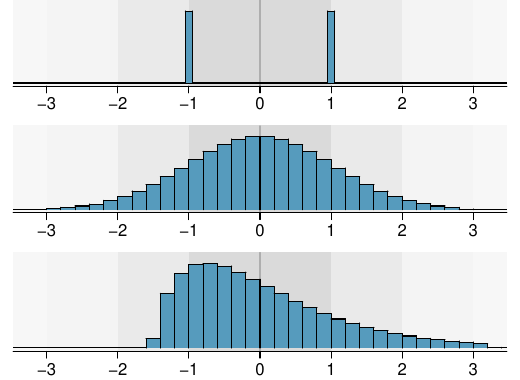

Recreate this plot in R.
library(openintro)
data(COL)
pdf("severalDiffDistWithSdOf1.pdf", 5.2, 3.8)


x1 <- rep(0:1, c(10,10))
x1 <- (x1-mean(x1))/sd(x1)
x2 <- qnorm(seq(0.0025,0.9975, 0.00049))
x2 <- (x2-mean(x2))/sd(x2)
x3 <- qchisq(seq(0.01,0.98, 0.0005), 4)
x3 <- (x3-mean(x3))/sd(x3)

drawSDs <- function(m = 0, s = 1) {
  abline(v = m, col = '#00000033')
  rect(m - s, -5, m + s, 500,
       col = '#00000025',
       border = '#00000000')
  rect(m + s, -5, m + 2 * s, 500,
       col = '#00000015', border = '#00000000')
  rect(m - s, -5, m - 2 * s, 500,
       col = '#00000015', border = '#00000000')
  rect(m + 2 * s, -5, m + 3 * s, 500,
       col = '#0000000B', border = '#00000000')
  rect(m - 2 * s, -5, m - 3 * s, 500,
       col = '#0000000B', border = '#00000000')
  rect(m + 4 * s, -5, m + 3 * s, 500,
       col = '#00000008', border = '#00000000')
  rect(m - 4 * s, -5, m - 3 * s, 500,
       col = '#00000008', border = '#00000000')
}

xR <- c(-1, 1) * max(c(x1, x2, x3))
par(mfrow = c(3, 1),
    mar = c(3, 1, 0, 1),
    mgp = c(2.7, 1, 0))
histPlot(x1,
         breaks = c(-1.05, -0.95, 0.95, 1.05),
         xlim = xR,
         ylim = c(0, 5.6),
         axes = FALSE,
         xlab = '',
         border = TRUE,
         lty = 1,
         probability = TRUE)
drawSDs()
histPlot(x1,
         breaks = c(-1.05, -0.95, 0.95, 1.05),
         add = TRUE,
         probability = TRUE,
         col = COL[1],
         ylim = c(0, 0.75))
axis(1, at = -4:4, cex.axis = 1.5)
par(mar = c(3,1,0,1),
    mgp = c(2.7,1,0))
histPlot(x2,
         breaks = 25,
         xlim = xR,
         axes = FALSE,
         xlab = '',
         border = TRUE,
         lty = 1,
         probability = TRUE,
         ylim = c(0, 0.43))
drawSDs()
histPlot(x2,
         breaks = 25,
         add = TRUE,
         probability = TRUE,
         col = COL[1])
axis(1, at = -4:4, cex.axis = 1.5)
par(mar = c(2.1,1,0,1),
    mgp = c(2.7,1,0))
histPlot(x3,
         breaks = 25,
         xlim = xR,
         axes = FALSE,
         xlab = '',
         border = TRUE,
         lty = 1,
         probability = TRUE,
         ylim = c(0, 0.5))
drawSDs()
histPlot(x3,
         breaks = 25,
         add = TRUE,
         probability = TRUE,
         col = COL[1])
axis(1, at = -4:4, cex.axis = 1.5)
dev.off()
